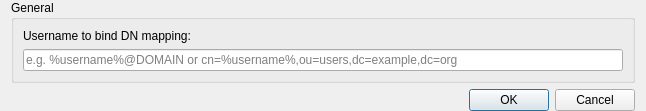
<?xml version="1.0" encoding="UTF-8"?>
<ui version="4.0">
 <class>AuthLdapConfigurationDialog</class>
 <widget class="QDialog" name="AuthLdapConfigurationDialog">
  <property name="windowTitle">
   <string>LDAP authentication</string>
  </property>
  <property name="windowIcon">
   <iconset resource="../../core/resources/core.qrc">
    <normaloff>:/core/application-x-pem-key.png</normaloff>:/core/application-x-pem-key.png</iconset>
  </property>
  <layout class="QVBoxLayout" name="verticalLayout">
   <property name="topMargin">
    <number>0</number>
   </property>
   <property name="bottomMargin">
    <number>0</number>
   </property>
   <item>
    <widget class="QGroupBox" name="groupBox">
     <property name="title">
      <string>General</string>
     </property>
     <layout class="QVBoxLayout" name="verticalLayout_2">
      <item>
       <widget class="QLabel" name="label">
        <property name="text">
         <string>Username to bind DN mapping:</string>
        </property>
       </widget>
      </item>
      <item>
       <widget class="QLineEdit" name="usernameToBindDnMapping">
        <property name="minimumSize">
         <size>
          <width>600</width>
          <height>0</height>
         </size>
        </property>
        <property name="placeholderText">
         <string>e.g. %username%@DOMAIN or cn=%username%,ou=users,dc=example,dc=org</string>
        </property>
       </widget>
      </item>
     </layout>
    </widget>
   </item>
   <item>
    <widget class="QDialogButtonBox" name="buttonBox">
     <property name="standardButtons">
      <set>QDialogButtonBox::Cancel|QDialogButtonBox::Ok</set>
     </property>
    </widget>
   </item>
  </layout>
 </widget>
 <resources>
  <include location="../../core/resources/core.qrc"/>
 </resources>
 <connections>
  <connection>
   <sender>buttonBox</sender>
   <signal>accepted()</signal>
   <receiver>AuthLdapConfigurationDialog</receiver>
   <slot>accept()</slot>
   <hints>
    <hint type="sourcelabel">
     <x>338</x>
     <y>800</y>
    </hint>
    <hint type="destinationlabel">
     <x>338</x>
     <y>408</y>
    </hint>
   </hints>
  </connection>
  <connection>
   <sender>buttonBox</sender>
   <signal>rejected()</signal>
   <receiver>AuthLdapConfigurationDialog</receiver>
   <slot>reject()</slot>
   <hints>
    <hint type="sourcelabel">
     <x>338</x>
     <y>800</y>
    </hint>
    <hint type="destinationlabel">
     <x>338</x>
     <y>408</y>
    </hint>
   </hints>
  </connection>
 </connections>
</ui>
